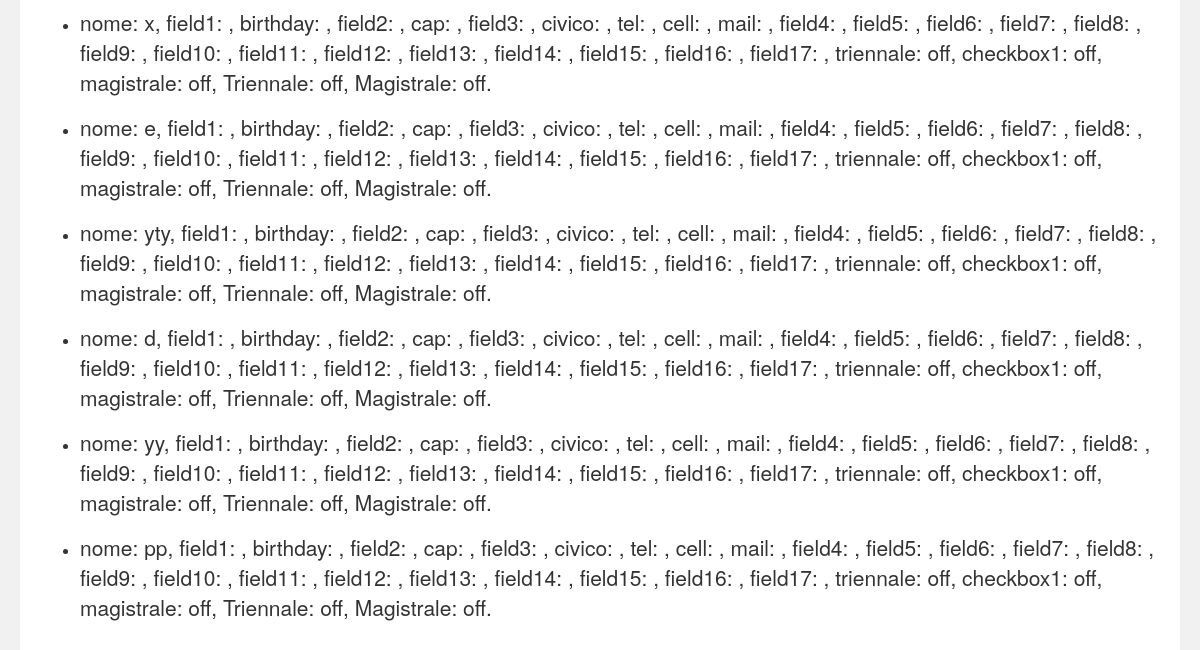
Before: /form/39/iscrizioni/ (signed in, lower part) with the older database file.
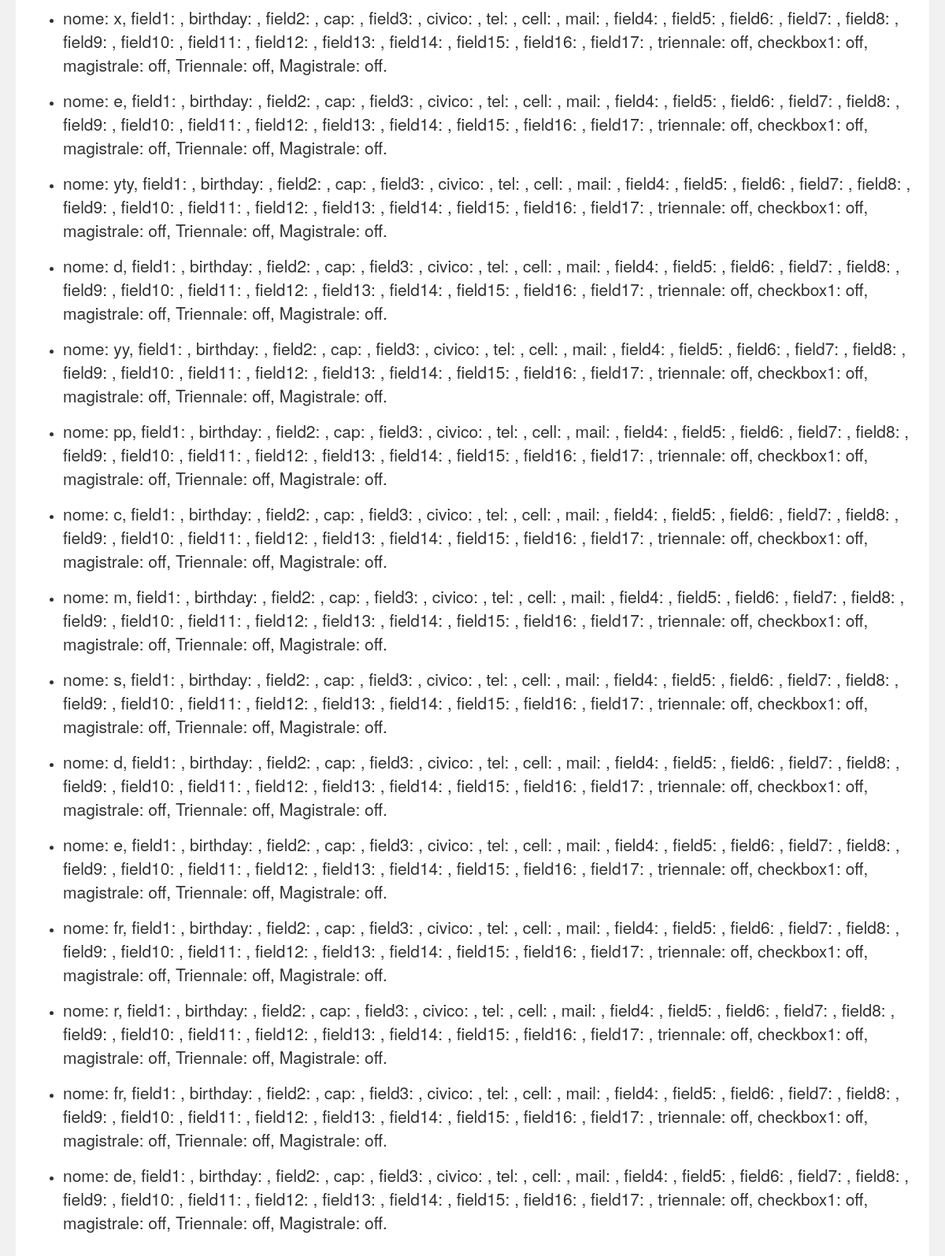
After: the same page with the newer database file.
### form/models.py (models this page shows, shortened)
class CompiledDoc(models.Model):
    document = models.ForeignKey(Document, on_delete=models.CASCADE, null=True)
    date = models.DateField(default=None, null=True)
    def __str__(self):
        string = ''
        comp_fields = CompiledField.objects.filter(compiled_doc=self)
        for cfield in comp_fields:
            string = string + str(cfield.field) + ': ' + str(cfield.content)
            if comp_fields[comp_fields.count()-1] is not cfield:
                string = string + ', '
            else:
                string = string + '.'
        return string
    class Meta:
        verbose_name = 'Documento Compilato'
        verbose_name_plural = 'Documenti Compilati'

class CompiledField(models.Model):
    field = models.ForeignKey(Field, on_delete=models.SET_NULL, null=True)
    name = models.CharField(max_length=30)
    compiled_doc = models.ForeignKey(CompiledDoc, on_delete=models.CASCADE)
    content = models.CharField(max_length=50)
    class Meta:
        verbose_name = 'Campo Compilato'
        verbose_name_plural = 'Campi Compilati'

class Field(models.Model):
    name = models.CharField(max_length=30)
    document = models.ForeignKey(Document, on_delete=models.CASCADE)
    def __str__(self):
        return str(self.name)
    class Meta:
        verbose_name = 'Campo'
        verbose_name_plural = 'Campi'

### form/views.py (the view)
# urls.py: url(r'^(?P<document_id>[0-9]+)/iscrizioni/$', views.registrations, name='registrations'),
@login_required
def registrations(request, document_id):
    document = get_object_or_404(Document, pk=document_id)
    compiled_docs = CompiledDoc.objects.filter(document=document)
    template = 'form/registrations.html'
    context = {'document': document, 'compiled_docs': compiled_docs}
    if request.method == 'POST':
        CompiledDoc.objects.filter(document=document).delete()
        return HttpResponseRedirect(reverse('form:registrations', args=(document_id,)))
    return render(request, template, context)

### form/templates/form/registrations.html (shortened to what this page needs)
{% extends "base.html" %}
{% block body %}
    <div class="container-fluid">
        <div class="jumbotron largejumbo">
            {% if compiled_docs %}
                <div class="reg">
                    <ul>
                        {% for comp_doc in compiled_docs %}
                            <li><p>{{ comp_doc }}</p></li>
                        {% endfor %}
                    </ul>
                </div>
            {% else %}
                <p>Nessuna registrazione presente.</p>
            {% endif %}
        </div>
    </div>
{% endblock %}

Changed rows visible on the page:
added CompiledDoc: id.name "nome: c, field1: , birthday: , field2: , cap: , field3: , civico: , tel: , cell: , mail: , field4: , field5: , field6: , field7: , field8: , field9: , field10: , field11: , field12: , field13: , field14: , field15: , field16: , field17: , triennale: off, checkbox1: off, magistrale: off, Triennale: off, Magistrale: off."
added CompiledDoc: id.name "nome: m, field1: , birthday: , field2: , cap: , field3: , civico: , tel: , cell: , mail: , field4: , field5: , field6: , field7: , field8: , field9: , field10: , field11: , field12: , field13: , field14: , field15: , field16: , field17: , triennale: off, checkbox1: off, magistrale: off, Triennale: off, Magistrale: off."
added CompiledDoc: id.name "nome: s, field1: , birthday: , field2: , cap: , field3: , civico: , tel: , cell: , mail: , field4: , field5: , field6: , field7: , field8: , field9: , field10: , field11: , field12: , field13: , field14: , field15: , field16: , field17: , triennale: off, checkbox1: off, magistrale: off, Triennale: off, Magistrale: off."
added CompiledDoc: id.name "nome: d, field1: , birthday: , field2: , cap: , field3: , civico: , tel: , cell: , mail: , field4: , field5: , field6: , field7: , field8: , field9: , field10: , field11: , field12: , field13: , field14: , field15: , field16: , field17: , triennale: off, checkbox1: off, magistrale: off, Triennale: off, Magistrale: off."
added CompiledDoc: id.name "nome: e, field1: , birthday: , field2: , cap: , field3: , civico: , tel: , cell: , mail: , field4: , field5: , field6: , field7: , field8: , field9: , field10: , field11: , field12: , field13: , field14: , field15: , field16: , field17: , triennale: off, checkbox1: off, magistrale: off, Triennale: off, Magistrale: off."
added CompiledDoc: id.name "nome: fr, field1: , birthday: , field2: , cap: , field3: , civico: , tel: , cell: , mail: , field4: , field5: , field6: , field7: , field8: , field9: , field10: , field11: , field12: , field13: , field14: , field15: , field16: , field17: , triennale: off, checkbox1: off, magistrale: off, Triennale: off, Magistrale: off."
added CompiledDoc: id.name "nome: r, field1: , birthday: , field2: , cap: , field3: , civico: , tel: , cell: , mail: , field4: , field5: , field6: , field7: , field8: , field9: , field10: , field11: , field12: , field13: , field14: , field15: , field16: , field17: , triennale: off, checkbox1: off, magistrale: off, Triennale: off, Magistrale: off."
added CompiledDoc: id.name "nome: fr, field1: , birthday: , field2: , cap: , field3: , civico: , tel: , cell: , mail: , field4: , field5: , field6: , field7: , field8: , field9: , field10: , field11: , field12: , field13: , field14: , field15: , field16: , field17: , triennale: off, checkbox1: off, magistrale: off, Triennale: off, Magistrale: off."
added CompiledDoc: id.name "nome: de, field1: , birthday: , field2: , cap: , field3: , civico: , tel: , cell: , mail: , field4: , field5: , field6: , field7: , field8: , field9: , field10: , field11: , field12: , field13: , field14: , field15: , field16: , field17: , triennale: off, checkbox1: off, magistrale: off, Triennale: off, Magistrale: off."
